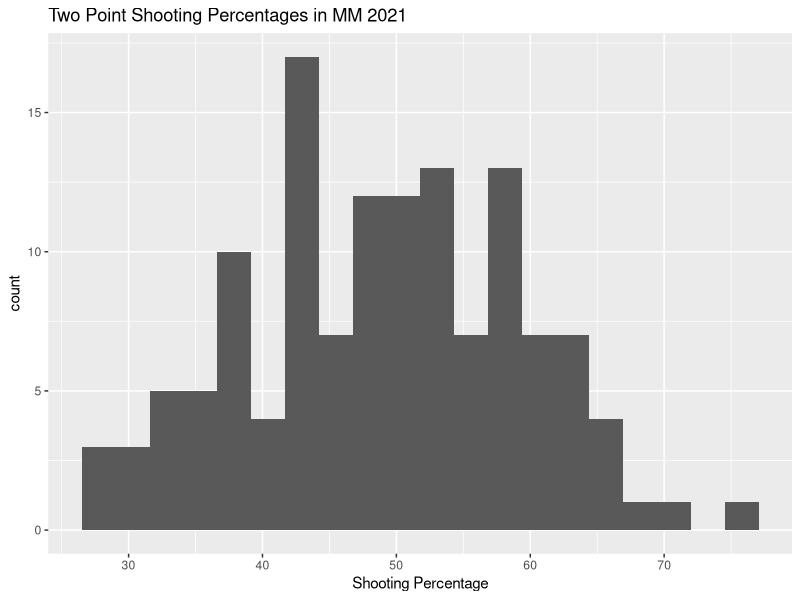
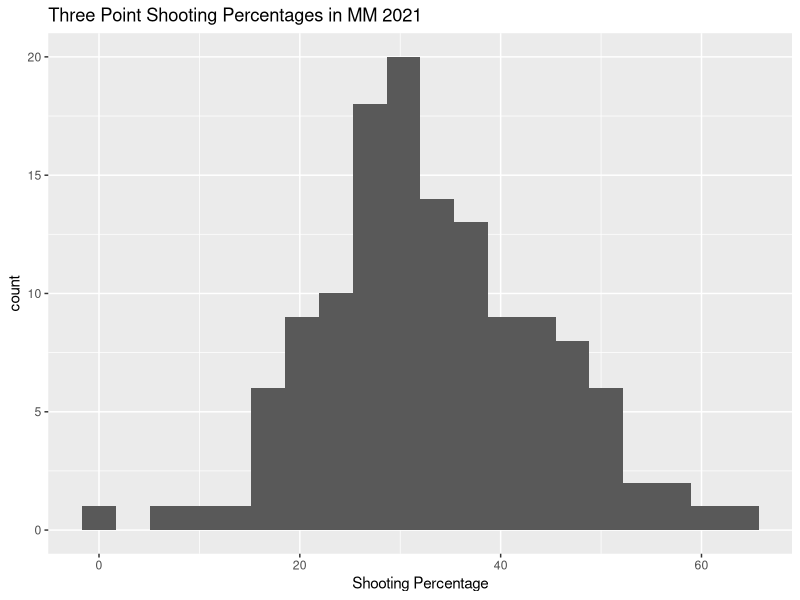
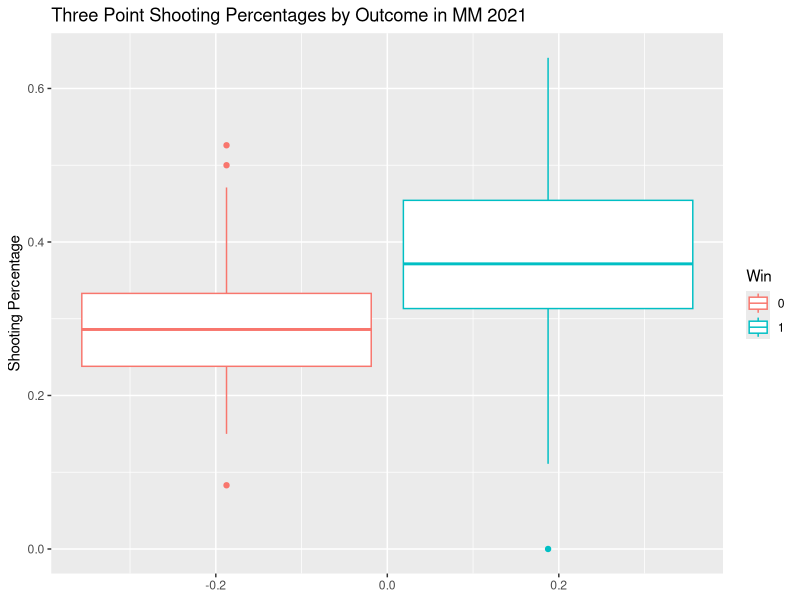

These figures' R source, in order:
## ---- chunk 1
knitr::opts_chunk$set(echo = FALSE, 
                      warning = FALSE, 
                      message = FALSE,
                      fig.align = "center")
## ---- chunk 2
library(tidyverse)
library(broom)
library(knitr)
library(readxl)
library(patchwork)
## ---- chunk 3
marchmadness2021 <- read_excel("Data/March_Madness_2021_AllGames_Data.xlsx")
mm2021byteams <- 
read_excel("Data/March_Madness_2021_GamesByTeam_Data.xlsx")
mm2021byteams <- mm2021byteams %>% mutate(Win = factor(Win))
## ---- chunk 4
marchmadness2021 <- marchmadness2021 %>% 
  mutate(more3s = factor(if_else(W3P > L3P, 1, if_else(W3P == L3P, 0.5, 0))))

marchmadness2021 %>% count(more3s)
## ---- chunk 5
marchmadness2021 <- marchmadness2021 %>% 
  mutate(better3s = factor(if_else( (W3P/W3PA) > (L3P/L3PA), 
  1, if_else((W3P/W3PA) == (L3P/L3PA), 0.5, 0))))

marchmadness2021 %>% count(better3s)
## ---- chunk 6
marchmadness2021 %>% count(more3s, better3s, sort = TRUE)
## ---- chunk 7
marchmadness2021 <- marchmadness2021 %>% 
  mutate(more2s = factor(if_else(W2P > L2P , 1, if_else(W2P == L2P, 0.5, 0))))

marchmadness2021 %>% count(more2s)
## ---- chunk 8
marchmadness2021 <- marchmadness2021 %>% 
  mutate(better2s = factor(if_else((W2P/W2PA) > (L2P/L2PA), 1, if_else((W2P/W2PA) == (L2P/L2PA), 0.5, 0))))

marchmadness2021 %>% count(better2s)
## ---- chunk 9
marchmadness2021 <- marchmadness2021 %>% 
  mutate(morefgs = factor(if_else(WFG > LFG , 1, if_else(WFG == LFG, 0.5, 0))))

marchmadness2021 %>% count(morefgs)
## ---- chunk 10
marchmadness2021 <- marchmadness2021 %>% 
  mutate(betterfgs = factor(if_else((WFG/WFGA) > (LFG/LFGA), 
  1, if_else((WFG/WFGA) == (LFG/LFGA), 0.5, 0))))

marchmadness2021 %>% count(betterfgs)
## ---- chunk 11
mm2021byteams <- mm2021byteams %>% mutate(twoPercent = `2P%` * 100)

ggplot(data = mm2021byteams, aes(x = twoPercent)) + 
  geom_histogram(bins = 20) + 
  labs(x = "Shooting Percentage", 
       title = "Two Point Shooting Percentages in MM 2021")
## ---- chunk 12
mm2021byteams <- mm2021byteams %>% mutate(threePercent = `3P%` * 100)

ggplot(data = mm2021byteams, aes(x = threePercent)) + 
  geom_histogram(bins = 20) + 
  labs(x = "Shooting Percentage", 
       title = "Three Point Shooting Percentages in MM 2021")
## ---- chunk 13
mm2021byteams %>%
  summarise(twoPercent_Mean = mean(twoPercent),
            threePercent_Mean = mean(threePercent),
            twoPercent_SD = sd(twoPercent),
            threePercent_SD = sd(threePercent))
## ---- chunk 14
ggplot(data = mm2021byteams, aes(y = `3P%`, color = Win)) + 
  geom_boxplot() + 
  labs(y = "Shooting Percentage", 
       title = "Three Point Shooting Percentages by Outcome in MM 2021")
## ---- chunk 15
with(mm2021byteams, aggregate(`3P%` ~ Win, FUN = median))
## ---- chunk 16
mm2021byteams <- mm2021byteams %>% 
  mutate(twoPercentCent = twoPercent - mean(twoPercent), threePercentCent = threePercent - mean(threePercent), ORBCent = ORB - mean(ORB), ASTCent = AST - mean(AST), TOVCent = TOV - mean(TOV), STLCent = STL - mean(STL), PFCent = PF - mean(PF), FTACent = FTA - mean(FTA))
## ---- chunk 17
full_mm2021_model <- glm(Win ~ twoPercentCent + threePercentCent + ORBCent + ASTCent + TOVCent + STLCent + PFCent + FTACent, data = mm2021byteams, family = binomial)

tidy(full_mm2021_model) %>% kable(digits = 3)
## ---- chunk 18
selected_mm2021_model_AIC <- step(full_mm2021_model, direction = "backward", trace = FALSE)
tidy(selected_mm2021_model_AIC) %>% kable(digits = 3)
## ---- chunk 19
tidy(anova(selected_mm2021_model_AIC, full_mm2021_model, test = "Chisq"))
## ---- chunk 20
tidy(selected_mm2021_model_AIC) %>% kable(digits = 3)
## ---- chunk 21
selected_mm2021_model_AIC_nocenter <- glm(Win ~ twoPercent + threePercent + TOV + STL + PF + FTA, data = mm2021byteams, family = binomial)
tidy(selected_mm2021_model_AIC_nocenter) %>% kable(digits = 3)
